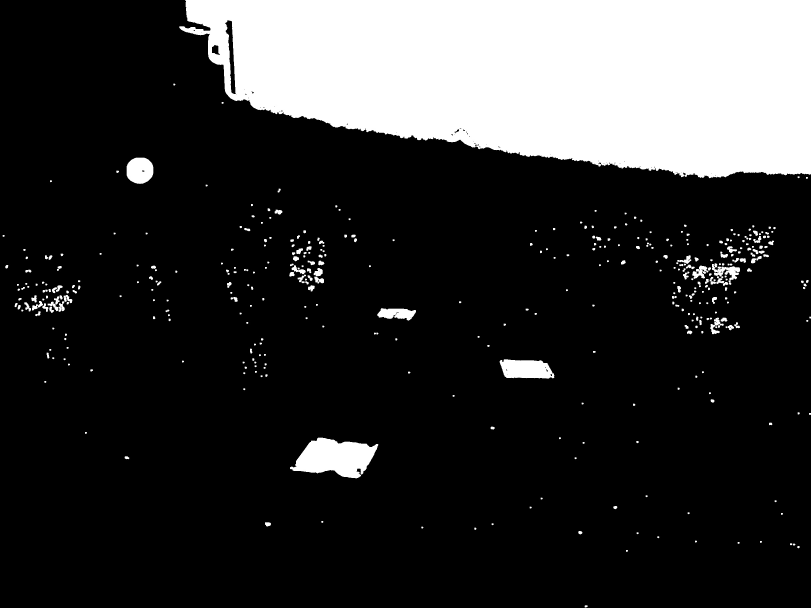
#> input picture matching/PD_SaveIntermediateImageToDebug_2019-12-23_17-23-27 (copy)/round0_parallelogram_6color_or_bw.jpg, 2432 x 1824 px, given in place of marker6m.jpg, which was not available (shown at 1/3 size); the run also reads 1 picture not shown here
$ python asift.py 'PD_SaveIntermediateImageToDebug_2019-12-23_17-23-27 (copy)/round0_parallelogram_6color_or_bw.jpg'
#> lines starting #> are read from the running program, lines starting #| are printed output that depends on the picture; after the words box and inside, x2 and y2 are one past the last pixel; in counts of white or black regions, pixels touching at a corner belong together; pictures that were not available may be replaced by others from this repository, and a replacement may not be noted
### matching/find_obj.py
#!/usr/bin/env python

'''
Feature-based image matching sample.
Note, that you will need the https://github.com/opencv/opencv_contrib repo for SIFT and SURF
USAGE
  find_obj.py [--feature=<sift|surf|orb|akaze|brisk>[-flann]] [ <image1> <image2> ]
  --feature  - Feature to use. Can be sift, surf, orb or brisk. Append '-flann'
               to feature name to use Flann-based matcher instead bruteforce.
  Press left mouse button on a feature point to see its matching point.
'''

# Python 2/3 compatibility
from __future__ import print_function

import numpy as np
import cv2 as cv

from common import anorm, getsize

FLANN_INDEX_KDTREE = 1  # bug: flann enums are missing
FLANN_INDEX_LSH    = 6


def init_feature(name):
    chunks = name.split('-')
    if chunks[0] == 'sift':
        detector = cv.xfeatures2d.SIFT_create()
        norm = cv.NORM_L2
    elif chunks[0] == 'surf':
        detector = cv.xfeatures2d.SURF_create(800)
        norm = cv.NORM_L2
    elif chunks[0] == 'orb':
        detector = cv.ORB_create(400)
        norm = cv.NORM_HAMMING
    elif chunks[0] == 'akaze':
        detector = cv.AKAZE_create()
        norm = cv.NORM_HAMMING
    elif chunks[0] == 'brisk':
        detector = cv.BRISK_create()
        norm = cv.NORM_HAMMING
    else:
        return None, None
    if 'flann' in chunks:
        if norm == cv.NORM_L2:
            flann_params = dict(algorithm = FLANN_INDEX_KDTREE, trees = 5)
        else:
            flann_params= dict(algorithm = FLANN_INDEX_LSH,
                               table_number = 6, # 12
                               key_size = 12,     # 20
                               multi_probe_level = 1) #2
        matcher = cv.FlannBasedMatcher(flann_params, {})  # bug : need to pass empty dict (#1329)
    else:
        matcher = cv.BFMatcher(norm)
    return detector, matcher


def filter_matches(kp1, kp2, matches, ratio = 0.75):
    mkp1, mkp2 = [], []
    for m in matches:
        if len(m) == 2 and m[0].distance < m[1].distance * ratio:
            m = m[0]
            mkp1.append( kp1[m.queryIdx] )
            mkp2.append( kp2[m.trainIdx] )
    p1 = np.float32([kp.pt for kp in mkp1])
    p2 = np.float32([kp.pt for kp in mkp2])
    kp_pairs = zip(mkp1, mkp2)
    return p1, p2, list(kp_pairs)

def explore_match(win, img1, img2, kp_pairs, status = None, H = None):
    h1, w1 = img1.shape[:2]
    h2, w2 = img2.shape[:2]
    vis = np.zeros((max(h1, h2), w1+w2), np.uint8)
    vis[:h1, :w1] = img1
    vis[:h2, w1:w1+w2] = img2
    vis = cv.cvtColor(vis, cv.COLOR_GRAY2BGR)

    if H is not None:
        corners = np.float32([[0, 0], [w1, 0], [w1, h1], [0, h1]])
        corners = np.int32( cv.perspectiveTransform(corners.reshape(1, -1, 2), H).reshape(-1, 2) + (w1, 0) )
        cv.polylines(vis, [corners], True, (255, 255, 255))

    if status is None:
        status = np.ones(len(kp_pairs), np.bool_)
    p1, p2 = [], []  # python 2 / python 3 change of zip unpacking
    for kpp in kp_pairs:
        p1.append(np.int32(kpp[0].pt))
        p2.append(np.int32(np.array(kpp[1].pt) + [w1, 0]))

    green = (0, 255, 0)
    red = (0, 0, 255)
    kp_color = (51, 103, 236)
    for (x1, y1), (x2, y2), inlier in zip(p1, p2, status):
        if inlier:
            col = green
            cv.circle(vis, (x1, y1), 2, col, -1)
            cv.circle(vis, (x2, y2), 2, col, -1)
        else:
            col = red
            r = 2
            thickness = 3
            cv.line(vis, (x1-r, y1-r), (x1+r, y1+r), col, thickness)
            cv.line(vis, (x1-r, y1+r), (x1+r, y1-r), col, thickness)
            cv.line(vis, (x2-r, y2-r), (x2+r, y2+r), col, thickness)
            cv.line(vis, (x2-r, y2+r), (x2+r, y2-r), col, thickness)
    vis0 = vis.copy()
    for (x1, y1), (x2, y2), inlier in zip(p1, p2, status):
        if inlier:
            cv.line(vis, (x1, y1), (x2, y2), green)

    cv.imwrite('asift_result.jpg', vis)
    #cv.imshow(win, vis)

    # [20 lines left out: function onmouse, not called in this run]
    cv.setMouseCallback(win, onmouse)
    return vis


# [50 lines left out: function main, not called in this run]


# [4 lines that do not run on import are left out]

### matching/common.py
#!/usr/bin/env python

'''
This module contains some common routines used by other samples.
'''

# Python 2/3 compatibility
from __future__ import print_function
import sys
PY3 = sys.version_info[0] == 3

if PY3:
    from functools import reduce

import numpy as np
import cv2 as cv

# built-in modules
import os
import itertools as it
from contextlib import contextmanager

image_extensions = ['.bmp', '.jpg', '.jpeg', '.png', '.tif', '.tiff', '.pbm', '.pgm', '.ppm']

class Bunch(object):
    def __init__(self, **kw):
        self.__dict__.update(kw)
    def __str__(self):
        return str(self.__dict__)

# [4 lines left out: function splitfn, not called in this run]

def anorm2(a):
    return (a*a).sum(-1)
def anorm(a):
    return np.sqrt( anorm2(a) )

# [44 lines left out: functions homotrans, to_rect, rect2rect_mtx, lookat, mtx2rvec, draw_str, not called in this run]

class Sketcher:
    # [8 lines left out: function __init__, not called in this run]

    def show(self):
        cv.imshow(self.windowname, self.dests[0])

    # [13 lines left out: function on_mouse, not called in this run]


# palette data from matplotlib/_cm.py
_jet_data =   {'red':   ((0., 0, 0), (0.35, 0, 0), (0.66, 1, 1), (0.89,1, 1),
                         (1, 0.5, 0.5)),
               'green': ((0., 0, 0), (0.125,0, 0), (0.375,1, 1), (0.64,1, 1),
                         (0.91,0,0), (1, 0, 0)),
               'blue':  ((0., 0.5, 0.5), (0.11, 1, 1), (0.34, 1, 1), (0.65,0, 0),
                         (1, 0, 0))}

cmap_data = { 'jet' : _jet_data }

# [14 lines left out: function make_cmap, not called in this run]

def nothing(*arg, **kw):
    pass

def clock():
    return cv.getTickCount() / cv.getTickFrequency()

@contextmanager
def Timer(msg):
    print(msg, '...',)
    start = clock()
    try:
        yield
    finally:
        print("%.2f ms" % ((clock()-start)*1000))

class StatValue:
    def __init__(self, smooth_coef = 0.5):
        self.value = None
        self.smooth_coef = smooth_coef
    # [6 lines left out: function update, not called in this run]

class RectSelector:
    # [31 lines left out: functions __init__, onmouse, draw, not called in this run]
    @property
    def dragging(self):
        return self.drag_rect is not None


# [23 lines left out: functions grouper, mosaic, not called in this run]

def getsize(img):
    h, w = img.shape[:2]
    return w, h

def mdot(*args):
    return reduce(np.dot, args)

# [4 lines left out: function draw_keypoints, not called in this run]

### matching/asift.py
#!/usr/bin/env python

'''
Affine invariant feature-based image matching sample.
This sample is similar to find_obj.py, but uses the affine transformation
space sampling technique, called ASIFT [1]. While the original implementation
is based on SIFT, you can try to use SURF or ORB detectors instead. Homography RANSAC
is used to reject outliers. Threading is used for faster affine sampling.
[1] http://www.ipol.im/pub/algo/my_affine_sift/
USAGE
  asift.py [--feature=<sift|surf|orb|brisk>[-flann]] [ <image1> <image2> ]
  --feature  - Feature to use. Can be sift, surf, orb or brisk. Append '-flann'
               to feature name to use Flann-based matcher instead bruteforce.
  Press left mouse button on a feature point to see its matching point.
'''

# Python 2/3 compatibility
from __future__ import print_function

import numpy as np
import cv2 as cv

# built-in modules
import itertools as it
from multiprocessing.pool import ThreadPool

# local modules
from common import Timer
from find_obj import init_feature, filter_matches, explore_match


def affine_skew(tilt, phi, img, mask=None):
    '''
    affine_skew(tilt, phi, img, mask=None) -> skew_img, skew_mask, Ai
    Ai - is an affine transform matrix from skew_img to img
    '''
    h, w = img.shape[:2]
    if mask is None:
        mask = np.zeros((h, w), np.uint8)
        mask[:] = 255
    A = np.float32([[1, 0, 0], [0, 1, 0]])
    if phi != 0.0:
        phi = np.deg2rad(phi)
        s, c = np.sin(phi), np.cos(phi)
        A = np.float32([[c,-s], [ s, c]])
        corners = [[0, 0], [w, 0], [w, h], [0, h]]
        tcorners = np.int32( np.dot(corners, A.T) )
        x, y, w, h = cv.boundingRect(tcorners.reshape(1,-1,2))
        A = np.hstack([A, [[-x], [-y]]])
        img = cv.warpAffine(img, A, (w, h), flags=cv.INTER_LINEAR, borderMode=cv.BORDER_REPLICATE)
    if tilt != 1.0:
        s = 0.8*np.sqrt(tilt*tilt-1)
        img = cv.GaussianBlur(img, (0, 0), sigmaX=s, sigmaY=0.01)
        img = cv.resize(img, (0, 0), fx=1.0/tilt, fy=1.0, interpolation=cv.INTER_NEAREST)
        A[0] /= tilt
    if phi != 0.0 or tilt != 1.0:
        h, w = img.shape[:2]
        mask = cv.warpAffine(mask, A, (w, h), flags=cv.INTER_NEAREST)
    Ai = cv.invertAffineTransform(A)
    return img, mask, Ai


def affine_detect(detector, img, mask=None, pool=None):
    '''
    affine_detect(detector, img, mask=None, pool=None) -> keypoints, descrs
    Apply a set of affine transformations to the image, detect keypoints and
    reproject them into initial image coordinates.
    See http://www.ipol.im/pub/algo/my_affine_sift/ for the details.
    ThreadPool object may be passed to speedup the computation.
    '''
    params = [(1.0, 0.0)]
    for t in 2**(0.5*np.arange(1,6)):
        for phi in np.arange(0, 180, 72.0 / t):
            params.append((t, phi))

    def f(p):
        t, phi = p
        timg, tmask, Ai = affine_skew(t, phi, img)
        keypoints, descrs = detector.detectAndCompute(timg, tmask)
        for kp in keypoints:
            x, y = kp.pt
            kp.pt = tuple( np.dot(Ai, (x, y, 1)) )
        if descrs is None:
            descrs = []
        return keypoints, descrs

    keypoints, descrs = [], []
    if pool is None:
        ires = it.imap(f, params)
    else:
        ires = pool.imap(f, params)

    for i, (k, d) in enumerate(ires):
        print('affine sampling: %d / %d\r' % (i+1, len(params)), end='')
        keypoints.extend(k)
        descrs.extend(d)

    print()
    return keypoints, np.array(descrs)


def main():
    import sys, getopt
    opts, args = getopt.getopt(sys.argv[1:], '', ['feature='])
    opts = dict(opts)
    #feature_name = opts.get('--feature', 'brisk-flann')
    feature_name = opts.get('--feature', 'sift')
    try:
        fn1, fn2 = args
    except:
        fn1 = 'marker6m.jpg'
        fn2 = 'marker.jpg'

    img1 = cv.imread(fn1, cv.IMREAD_GRAYSCALE)
#> img1 is the input picture: shape (1824, 2432); min 0, max 255, mean 49.6
    img1 = cv.resize(img1, (0,0), fx=(1/3.0), fy=(1/2.0))
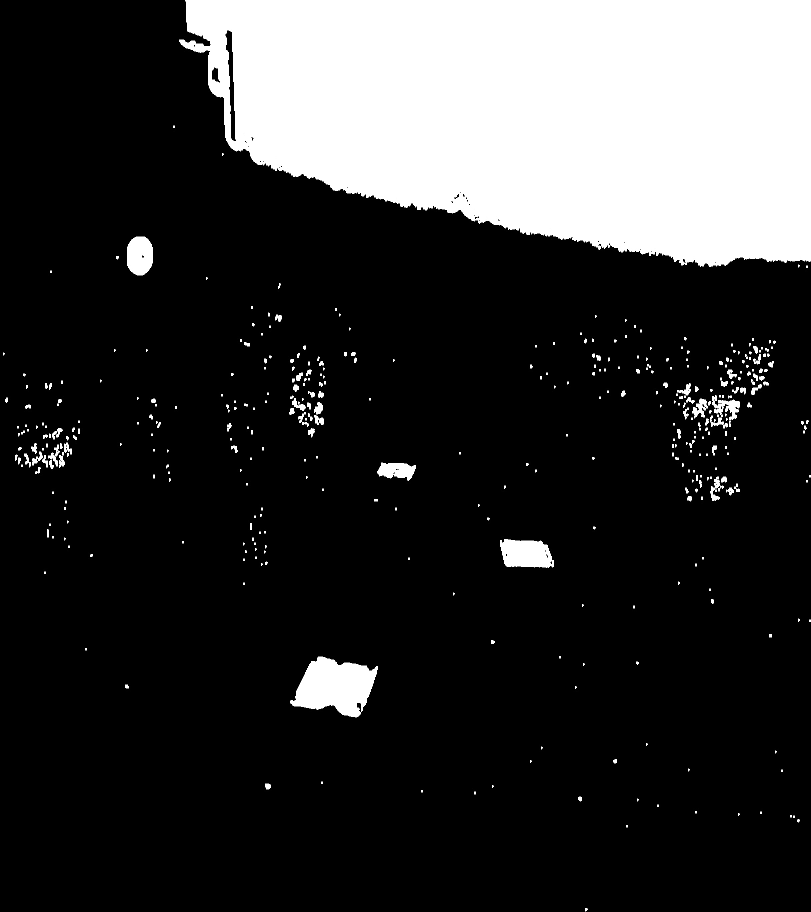
#> img1: shape (912, 811); min 0, max 255, mean 49.6
    img2 = cv.imread(fn2, cv.IMREAD_GRAYSCALE)
    img2 = cv.resize(img2, (0,0), fx=(1/4.0), fy=(1/3.0))
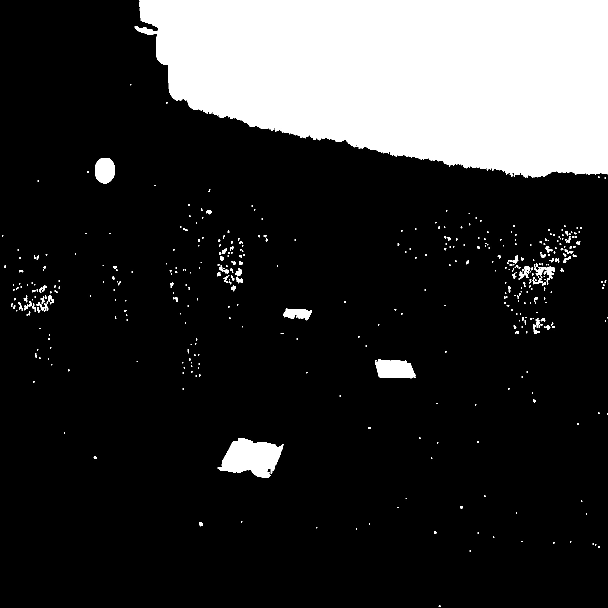
#> img2: shape (608, 608); min 0, max 255, mean 49.8
    detector, matcher = init_feature(feature_name)

    if img1 is None:
        print('Failed to load fn1:', fn1)
        sys.exit(1)

    if img2 is None:
        print('Failed to load fn2:', fn2)
        sys.exit(1)

    if detector is None:
        print('unknown feature:', feature_name)
        sys.exit(1)

    print('using', feature_name)

    pool=ThreadPool(processes = cv.getNumberOfCPUs())
    kp1, desc1 = affine_detect(detector, img1, pool=pool)
#> kp1 = 16805 keypoints; strongest (x, y, size): (235, 408, 2), (527, 464, 2), (117, 257, 2.2), (232, 374, 2)
    kp2, desc2 = affine_detect(detector, img2, pool=pool)
#> kp2 = 7946 keypoints; strongest (x, y, size): (435, 532, 2), (95, 457, 2.1), (201, 524, 2.8), (522, 259, 2.1)
    print('img1 - %d features, img2 - %d features' % (len(kp1), len(kp2)))
#| img1 - 16805 features, img2 - 7946 features

    def match_and_draw(win):
        with Timer('matching'):
            raw_matches = matcher.knnMatch(desc1, trainDescriptors = desc2, k = 2) #2
        p1, p2, kp_pairs = filter_matches(kp1, kp2, raw_matches)
        if len(p1) >= 4:
            H, status = cv.findHomography(p1, p2, cv.RANSAC, 5.0)
            print('%d / %d  inliers/matched' % (np.sum(status), len(status)))
            # do not draw outliers (there will be a lot of them)
            kp_pairs = [kpp for kpp, flag in zip(kp_pairs, status) if flag]
        else:
            H, status = None, None
            print('%d matches found, not enough for homography estimation' % len(p1))

        explore_match(win, img1, img2, kp_pairs, None, H)


    match_and_draw('affine find_obj')
#> in match_and_draw, `raw_matches = matcher.knnMatch(desc1, trainDescriptors = desc2, k = 2)`: raw_matches = 16805 matches
#> after the loop in filter_matches, `for m in matches:`: mkp1 = 2736 keypoints; strongest (x, y, size): (580, 799, 2.9), (689, 498, 3.3), (268, 786, 4), (127, 686, 2.7); mkp2 = 2736 keypoints; strongest (x, y, size): (95, 457, 2.1), (522, 259, 2.1), (240, 256, 1.9), (105, 170, 14.9)
#> in filter_matches, `p1 = np.float32([kp.pt for kp in mkp1])`: p1 = 2736 pairs, first value 6.91 to 807.9, second value 3.45 to 816
#> in filter_matches, `p2 = np.float32([kp.pt for kp in mkp2])`: p2 = 2736 pairs, first value 9.11 to 606.2, second value 5.06 to 532.3
#> in match_and_draw, `p1, p2, kp_pairs = filter_matches(kp1, kp2, raw_matches)`: kp_pairs = 2736 items
#> in match_and_draw, `H, status = cv.findHomography(p1, p2, cv.RANSAC, 5.0)`: H = [[0.749, 0.000502, 0.0203], [-0.00051, 0.667, -0.325], [-1.91e-06, 2.29e-06, 1]]; status = 2736 values, max 1 at index 0, min 0 at index 14, mean 0.795
#| 2176 / 2736  inliers/matched
#> in match_and_draw, `kp_pairs = [kpp for kpp, flag in zip(kp_pairs, status) if flag]`: kp_pairs = 2176 items
#> in explore_match, `vis[:h1, :w1] = img1`:
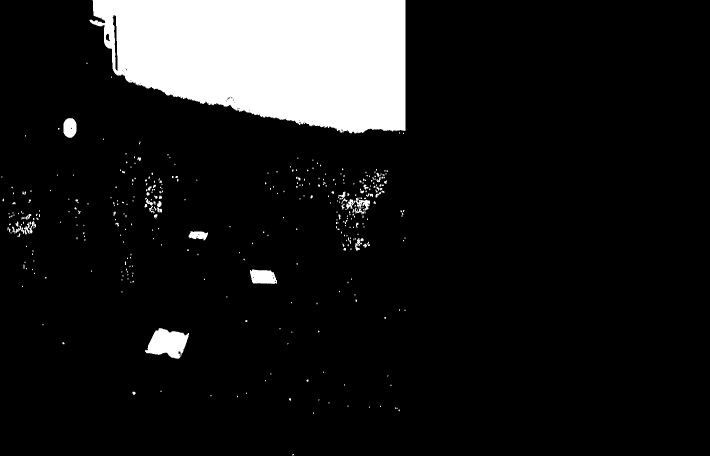
#> vis: shape (912, 1419) (shown at 1/2 size); min 0, max 255, mean 28.4
#> in explore_match, `corners = np.int32( cv.perspectiveTransform(corners.reshape(1, -1, 2),..`: corners = [[811, 0], [1419, 0], [1418, 607], [811, 607]]
#> in explore_match, `cv.polylines(vis, [corners], True, (255, 255, 255))`:
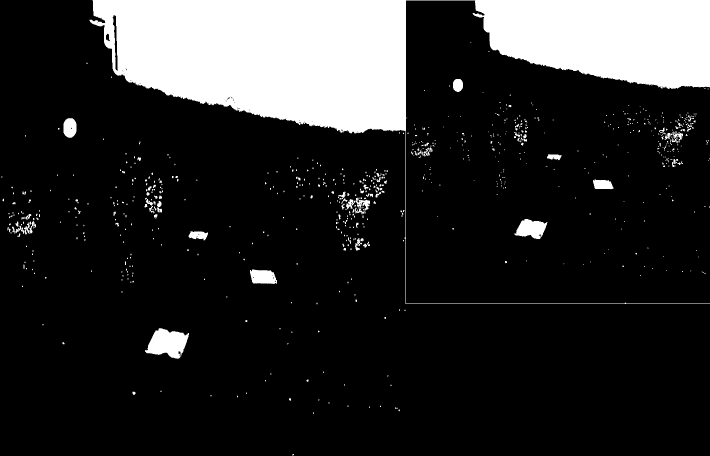
#> vis: shape (912, 1419, 3) (shown at 1/2 size); min 0, max 255, mean 42.8
#> the loop in explore_match, `for kpp in kp_pairs:` made 2176 passes
#> kpp on passes 1 to 3: 2 keypoints; (x, y, size): (31, 418, 9.3), (23, 279, 6.3), 2 keypoints; (x, y, size): (32, 455, 4.6), (24, 303, 3.2), 2 keypoints; (x, y, size): (27, 311, 2.5), (35, 467, 3.9)
#> after the loop in explore_match, `for kpp in kp_pairs:`: p1 = 2176 pairs, first value 11 to 807, second value 10 to 785; p2 = 2176 pairs, first value 820 to 1417, second value 5 to 521
#> the loop in explore_match, `for (x1, y1), (x2, y2), inlier in zip(p1, p2, status):` made 2176 passes
#> (x1, y1, x2, y2) on passes 1 to 12: (31, 417, 834, 278), (31, 455, 834, 303), (34, 467, 837, 311), (35, 465, 837, 311), (38, 449, 839, 299), (40, 463, 841, 308), (47, 452, 846, 301), (48, 440, 847, 293), (52, 442, 850, 295), (57, 458, 854, 305), (59, 429, 855, 286), (59, 429, 855, 286)
#> after the loop in explore_match, `for (x1, y1), (x2, y2), inlier in zip(p1, p2, status):`:
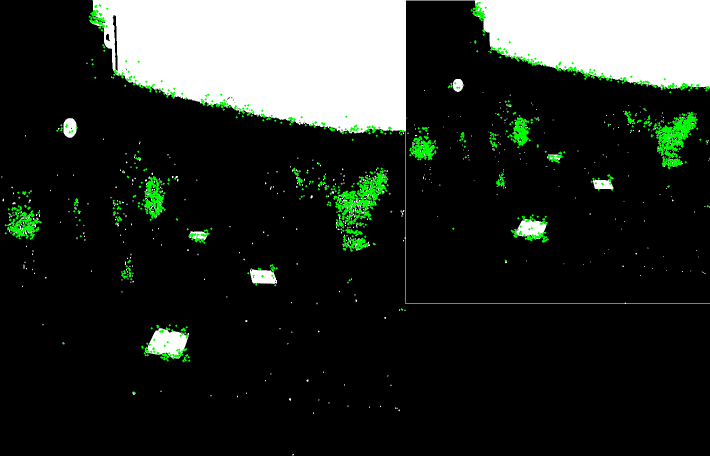
#> vis: shape (912, 1419, 3) (shown at 1/2 size); 2.04% of pixels changed, all inside (x1, y1, x2, y2) = (9, 3, 1419, 788)
#> the loop in explore_match, `for (x1, y1), (x2, y2), inlier in zip(p1, p2, status):` made 2176 passes
#> after the loop in explore_match, `for (x1, y1), (x2, y2), inlier in zip(p1, p2, status):`:
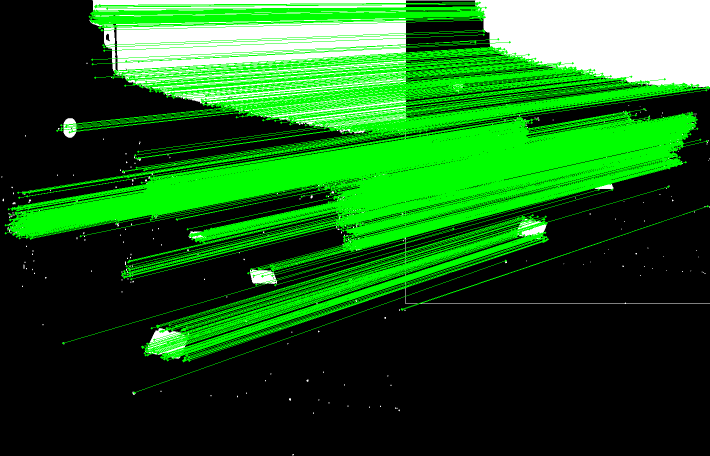
#> vis: shape (912, 1419, 3) (shown at 1/2 size); mean B, G, R 28, 94.2, 28
    #cv.waitKey()
    print('Done')


if __name__ == '__main__':
    print(__doc__)
    main()
    cv.destroyAllWindows()
